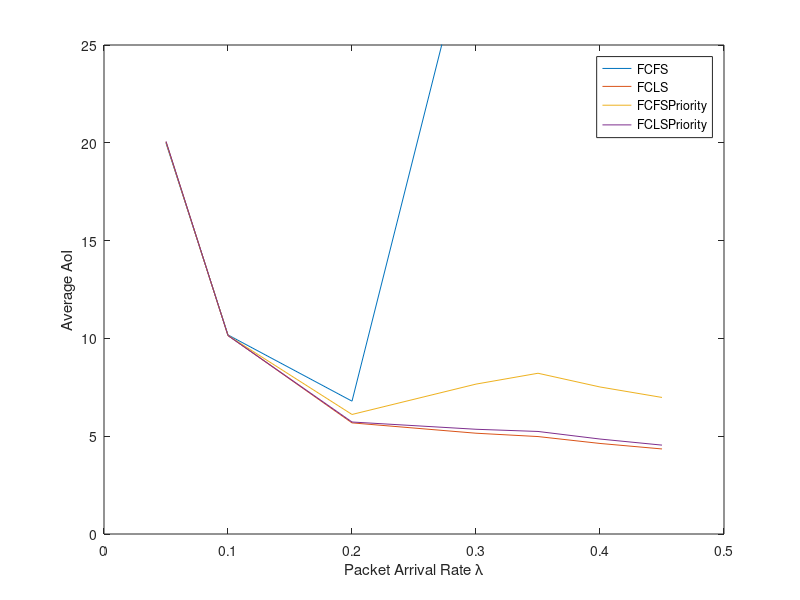
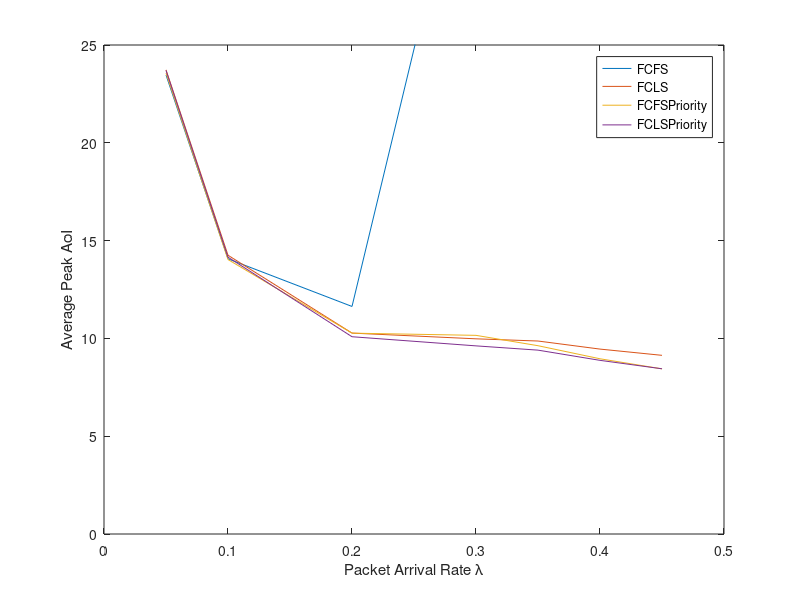
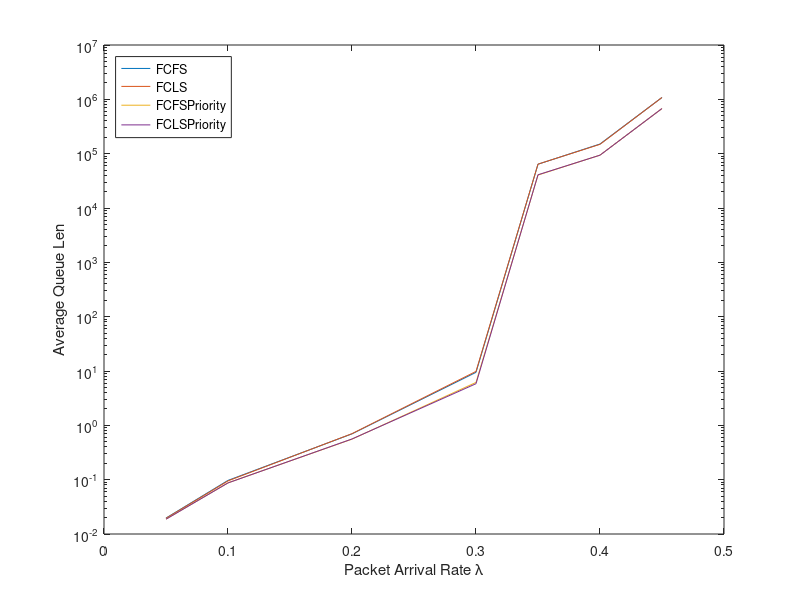
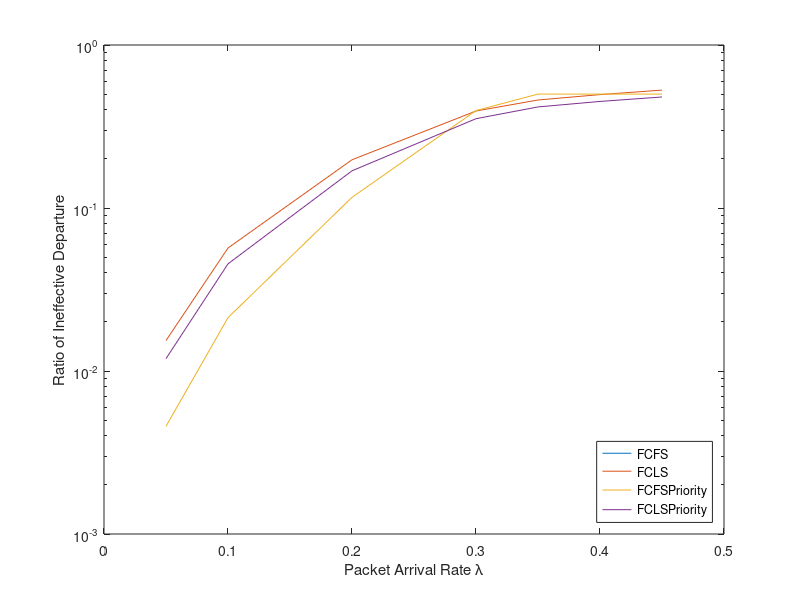

The MATLAB source for these figures, in order:
%% plot curves

% Nuser=1000000, 
%             arrival_rate=0.05,
%             user_prob=[0.5, 0.5],
%             mu = [0.8, 0.2]
modes = ['FCFS', 'FCLS','FCFSPriority','FCLSPriority'];

lambda = [0.05, 0.1, 0.2, 0.3, 0.35, 0.4, 0.45 ];

Mean(1,:,:) = [19.98823043070332, 0.01962799999999902, 23.46881805331119, 0.0;
 20.038658809399926, 0.019449999999999083, 23.730113954726754, 0.015376;
 20.04087652958193, 0.0188519999999994, 23.563767346532902, 0.00458;
  20.07304143780299, 0.018711999999999455, 23.699917968577697, 0.011909]; % lambda = 0.05
Mean(2,:,:) = [  10.177116346073637, 0.09693000000004007, 14.068711785568718, 0.0;
  10.150471331469374, 0.09504000000003851, 14.251626579289853, 0.056837;
 10.150622278600576, 0.08738400000003269, 14.032428916252275, 0.021247;
 10.144673163950747, 0.08715200000003331, 14.15365802988989, 0.045439];% lambda = 0.1
Mean(3,:,:) = [ 6.791503991311653, 0.6972539999988467, 11.633129702326832, 0.0;
  5.6813178465240215, 0.7024959999987558, 10.27153604913039, 0.197616;
 6.111282301483207, 0.5569139999998541, 10.26889262893724, 0.116247;
5.72599519631246, 0.5610859999998089, 10.085418411597082, 0.169125;];
Mean(4,:,:) =[ 31.958001473855887, 9.450198000000817, 37.957371153893924, 0.0;
  5.152766066919833, 9.826124000002077, 9.978603722311798, 0.393627;
 7.663705111839767, 6.164903999991954, 10.156163164638677, 0.396022;
 5.354528408401126, 5.8394499999910705, 9.618351523204545, 0.353091];
Mean(5,:,:) = [ 182937.4995755263, 63931.99633800135, 199572.83183803008, 0.0;
  4.981958873493407, 64166.17992000253, 9.866300506431694, 0.459871;
 8.218392579144568, 40446.5902980034, 9.626848755189192, 0.500018;
 5.242351086713627, 40860.18294600037, 9.400019867023849, 0.416895];
Mean(6,:,:) =[ 376507.5193087219, 150525.07026600503, 470068.7107429662, 0.0;
  4.629182821268881, 148583.848242002, 9.453556363470591, 0.496259;
 7.516753146685372, 93922.44193800242, 8.958123553816268, 0.499867;
 4.855212413042034, 93818.756967989, 8.878010717586225, 0.450619];
Mean(7,:,:) = [ 2406215.1627191654, 1082825.9068472856, 3384570.026379752, 0.0;
4.348521637061815, 1082163.37360871, 9.134406880657686, 0.528844;
6.9813677533699705, 677846.0101719954, 8.442983449697453, 0.499999;
 4.544003108698139, 678143.7523123855, 8.446487641954723, 0.4798832];

figure (1)
plot(lambda, Mean(:,1,1),lambda,Mean(:,2,1),lambda,Mean(:,3,1),lambda,Mean(:,4,1));
legend('FCFS', 'FCLS','FCFSPriority','FCLSPriority');xlabel('Packet Arrival Rate \lambda'); ylabel('Average AoI');
ylim([0, 25]);

figure (2)
plot(lambda, Mean(:,1,3),lambda,Mean(:,2,3),lambda,Mean(:,3,3),lambda,Mean(:,4,3));
legend('FCFS', 'FCLS','FCFSPriority','FCLSPriority');xlabel('Packet Arrival Rate \lambda'); ylabel('Average Peak AoI');
ylim([0, 25]);

figure (3)
semilogy(lambda, Mean(:,1,2),lambda,Mean(:,2,2),lambda,Mean(:,3,2),lambda,Mean(:,4,2));
legend({'FCFS', 'FCLS','FCFSPriority','FCLSPriority'},'location','northwest');
xlabel('Packet Arrival Rate \lambda'); ylabel('Average Queue Len');


figure (4)
semilogy(lambda, Mean(:,1,4),lambda,Mean(:,2,4),lambda,Mean(:,3,4),lambda,Mean(:,4,4));
legend({'FCFS', 'FCLS','FCFSPriority','FCLSPriority'},'location','southeast');xlabel('Packet Arrival Rate \lambda'); ylabel('Ratio of Ineffective Departure');

